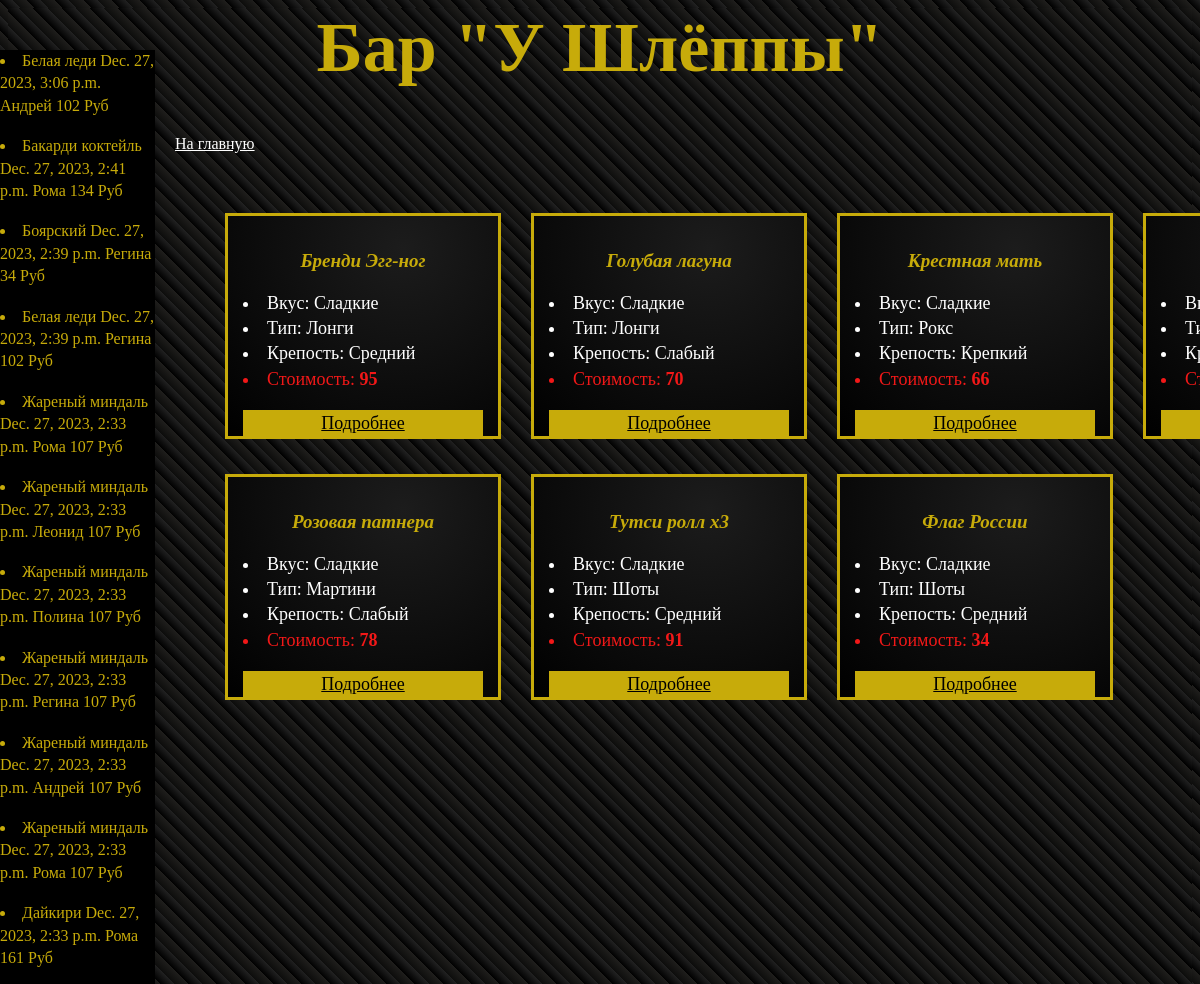
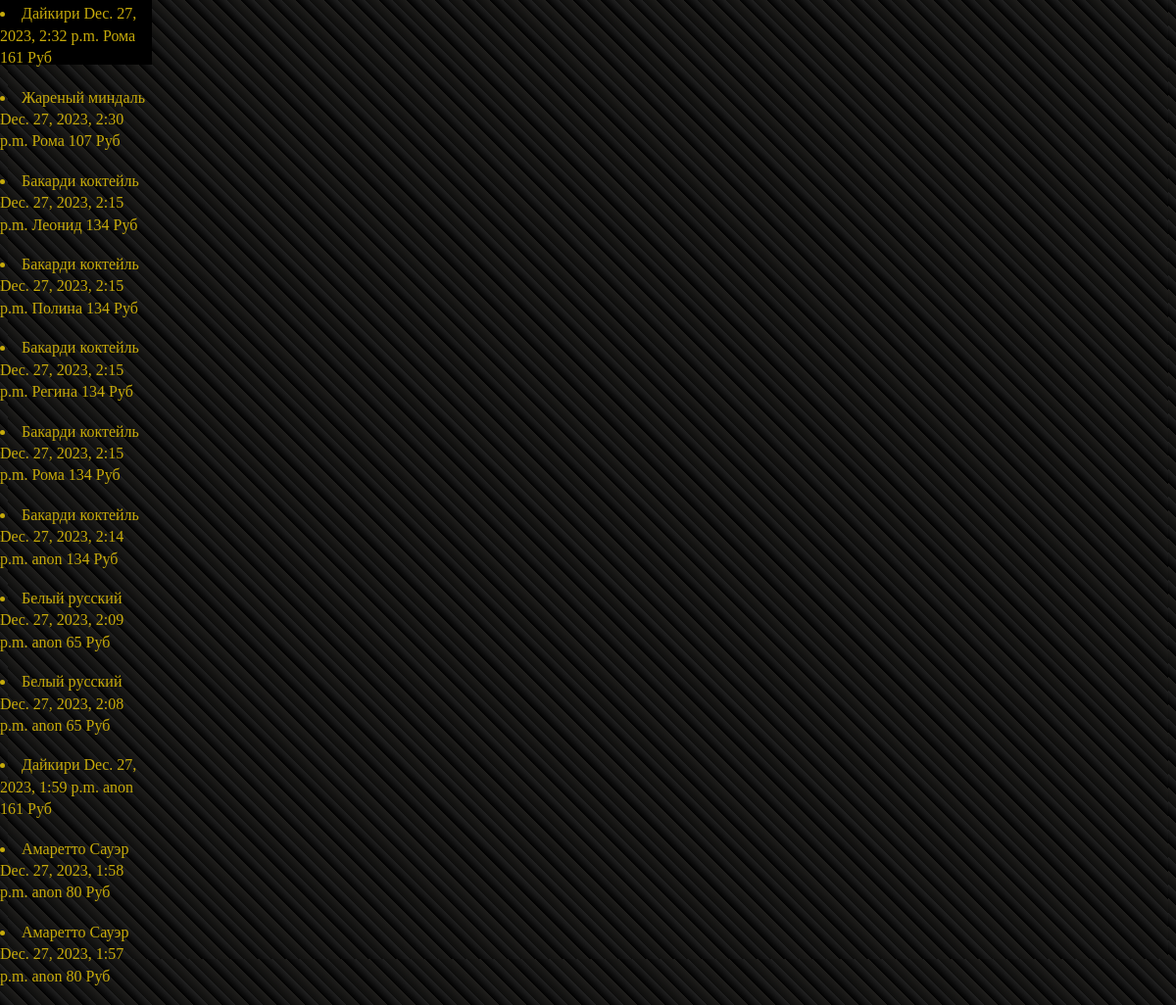
The page /taste/7/ on the database its author committed (2 pictures, top to bottom).
### cocktails/models.py (models this page shows)
class Cocktail(models.Model):
    name = models.CharField(max_length=200)
    ingridients = models.ManyToManyField(Ingridient)
    alcohol = models.ForeignKey(Alcohol, blank=True, on_delete=models.CASCADE)
    taste = models.ForeignKey(Taste, blank=True, on_delete=models.CASCADE)
    group = models.ForeignKey(Group, blank=True, on_delete=models.CASCADE)
    cost = models.IntegerField(default=1)
    comment = models.CharField(max_length=400, default='Это коктейль')
    img = models.ImageField(upload_to='media/', default='media/default.jpg')
    def __str__(self):
        return self.name

class Taste(models.Model):
    name = models.CharField(max_length=200)
    def __str__(self):
        return self.name

class Group(models.Model):
    name = models.CharField(max_length=200)
    def __str__(self):
        return self.name

class Alcohol(models.Model):
    name = models.CharField(max_length=200)
    def __str__(self):
        return self.name

class Bill(models.Model):
    timestamp = models.DateTimeField()
    cock_name = models.CharField(max_length=30)
    cost = models.IntegerField()
    client = models.CharField(max_length=20, default='anon')

### cocktails/views.py (the view)
# urls.py: path('taste/<int:taste_id>/', views.show_category, name='cocks'),
def show_category(request, taste_id):
    not_aval_set = get_available()
    cocks = Cocktail.objects.all().exclude(id__in=not_aval_set).filter(taste_id=taste_id).order_by('name')
    bills = show_bills()
    context = {
        'cocks': cocks,
        'taste_id': taste_id,
        'bills': bills,
    }
    return render(request, 'cocktails/taste.html', context=context)

### cocktails/views.py (called while the page is built)
def get_available():
    not_aval = []
    connect = sqlite3.connect('db.sqlite3')
    cursor = connect.cursor()
    cursor.execute(
        f"SELECT cocktails_ingridient_cost.cocktail_id_id FROM cocktails_ingridient_cost JOIN cocktails_ingridient ON cocktails_ingridient_cost.ingridient_id_id=cocktails_ingridient.id WHERE cocktails_ingridient.availability is False")
    not_aval_cocks = cursor.fetchall()
    connect.close()
    for cock in not_aval_cocks:
        not_aval.append(cock[0])
    not_aval_set = set(not_aval)
    return not_aval_set

def show_bills():
    today = str(date.today())
    bills = Bill.objects.filter(timestamp__icontains=today).order_by('-timestamp')
    return bills

### cocktails/templates/cocktails/taste.html (shortened to what this page needs)
{% extends 'cocktails/base.html' %}
{% load static %}
{% block content %}
<!DOCTYPE html>
<html lang="en">
<head>
    <link type="text/css" href="{% static 'cocktails/css/style1.css' %}" rel="stylesheet">
</head>
<body>
<h1>Бар "У Шлёппы"</h1>
<div class="cont">
        <a class="rec_p" href="{% url 'index' %}">На главную</a>
<div class="flex">
{% for i in cocks.all %}
    <div class="flex-itm"><h3>{{ i }}</h3>
    <li>Вкус: {{ i.taste }}</li>
    <li>Тип: {{ i.group }}</li>
    <li>Крепость: {{ i.alcohol }}</li>
    <li class="cost">Стоимость: <b>{{ i.cost }}</b></li>
    <p class="button"><a class="lenk" href="{% url 'cocktail' i.pk %}">Подробнее</a></p></div>
{% endfor %}
</div>
</div>
</body>
</html>
{% endblock %}

### cocktails/templates/cocktails/base.html (shortened to what this page needs)
{% load static %}
<head>
</head>
<body>
            {% block content %}
            {% endblock %}
<div class='bills'>
{% for bill in bills %}
    <li>{{ bill.cock_name }} {{ bill.timestamp }} {{ bill.client }} {{ bill.cost }} Руб</li>
    <br>
{% endfor %}
</div>
</body>

### cocktails/static/cocktails/css/style1.css (style rules this page uses)
html, body { padding: 0px; color: #c7ab0a; background: repeating-linear-gradient(45deg, #000000, #212121 10px, #0d0d0c 10px, #1f1e1c 20px); font-family: Gill Sans; }
h1 { text-align: center; font-size: 70px; font-family: Marker Felt; }
h3 { font-style: italic; text-align: center; color: #c7ab0a; font-size: 19px; }
a { color: #FFFFFF; margin: 5px; padding: 0px; }
li { line-height: 140%; }
.flex { display: flex; width: 1600px; height: 500px; flex-flow: wrap; margin-top: 0px; margin-left: 0px; padding: 40px; }
.flex-itm { margin: 15px; padding: 15px; width: 240px; height: 190px; font-size: 18px; border: 3px solid #c7ab0a; background: radial-gradient(circle at 65% 15%, #1c1c1c, #000000); color: #FFFFFF; margin-top: 20px; }
.cost { margin: 0px; padding: 0px; color: #f21818; }
.button { border: 3px solid #c7ab0a; text-align: center; background: #c7ab0a; font-style: bold; }
.rec_p { color: #FFFFFF; margin: 5px; padding: 0px; }
.lenk { color: #000000; font-style: bold; }
.bills { width: 155px; height: 1000px; position: absolute; top:50px; left:0px; background: #000000; }

### rows shown on the page
Cocktail: name "Бренди Эгг-ног", taste "Сладкие", group "Лонги", alcohol "Средний", cost "95"
Cocktail: name "Голубая лагуна", taste "Сладкие", group "Лонги", alcohol "Слабый", cost "70"
Cocktail: name "Крестная мать", taste "Сладкие", group "Рокс", alcohol "Крепкий", cost "66"
Cocktail: name "Розовая патнера", taste "Сладкие", group "Мартини", alcohol "Слабый", cost "78"
Cocktail: name "Тутси ролл х3", taste "Сладкие", group "Шоты", alcohol "Средний", cost "91"
Cocktail: name "Флаг России", taste "Сладкие", group "Шоты", alcohol "Средний", cost "34"
Bill: cock_name "Белая леди", timestamp "Dec. 27, 2023, 3:06 p.m.", client "Андрей", cost "102"
Bill: cock_name "Бакарди коктейль", timestamp "Dec. 27, 2023, 2:41 p.m.", client "Рома", cost "134"
Bill: cock_name "Боярский", timestamp "Dec. 27, 2023, 2:39 p.m.", client "Регина", cost "34"
Bill: cock_name "Белая леди", timestamp "Dec. 27, 2023, 2:39 p.m.", client "Регина", cost "102"
Bill: cock_name "Жареный миндаль", timestamp "Dec. 27, 2023, 2:33 p.m.", client "Рома", cost "107"
Bill: cock_name "Жареный миндаль", timestamp "Dec. 27, 2023, 2:33 p.m.", client "Леонид", cost "107"
Bill: cock_name "Жареный миндаль", timestamp "Dec. 27, 2023, 2:33 p.m.", client "Полина", cost "107"
Bill: cock_name "Жареный миндаль", timestamp "Dec. 27, 2023, 2:33 p.m.", client "Регина", cost "107"
Bill: cock_name "Жареный миндаль", timestamp "Dec. 27, 2023, 2:33 p.m.", client "Андрей", cost "107"
Bill: cock_name "Жареный миндаль", timestamp "Dec. 27, 2023, 2:33 p.m.", client "Рома", cost "107"
Bill: cock_name "Дайкири", timestamp "Dec. 27, 2023, 2:33 p.m.", client "Рома", cost "161"
Bill: cock_name "Дайкири", timestamp "Dec. 27, 2023, 2:32 p.m.", client "Рома", cost "161"
Bill: cock_name "Жареный миндаль", timestamp "Dec. 27, 2023, 2:30 p.m.", client "Рома", cost "107"
Bill: cock_name "Бакарди коктейль", timestamp "Dec. 27, 2023, 2:15 p.m.", client "Леонид", cost "134"
Bill: cock_name "Бакарди коктейль", timestamp "Dec. 27, 2023, 2:15 p.m.", client "Полина", cost "134"
Bill: cock_name "Бакарди коктейль", timestamp "Dec. 27, 2023, 2:15 p.m.", client "Регина", cost "134"
Bill: cock_name "Бакарди коктейль", timestamp "Dec. 27, 2023, 2:15 p.m.", client "Рома", cost "134"
Bill: cock_name "Бакарди коктейль", timestamp "Dec. 27, 2023, 2:14 p.m.", client "anon", cost "134"
Bill: cock_name "Белый русский", timestamp "Dec. 27, 2023, 2:09 p.m.", client "anon", cost "65"
Bill: cock_name "Белый русский", timestamp "Dec. 27, 2023, 2:08 p.m.", client "anon", cost "65"
Bill: cock_name "Дайкири", timestamp "Dec. 27, 2023, 1:59 p.m.", client "anon", cost "161"
Bill: cock_name "Амаретто Сауэр", timestamp "Dec. 27, 2023, 1:58 p.m.", client "anon", cost "80"
Bill: cock_name "Амаретто Сауэр", timestamp "Dec. 27, 2023, 1:57 p.m.", client "anon", cost "80"
